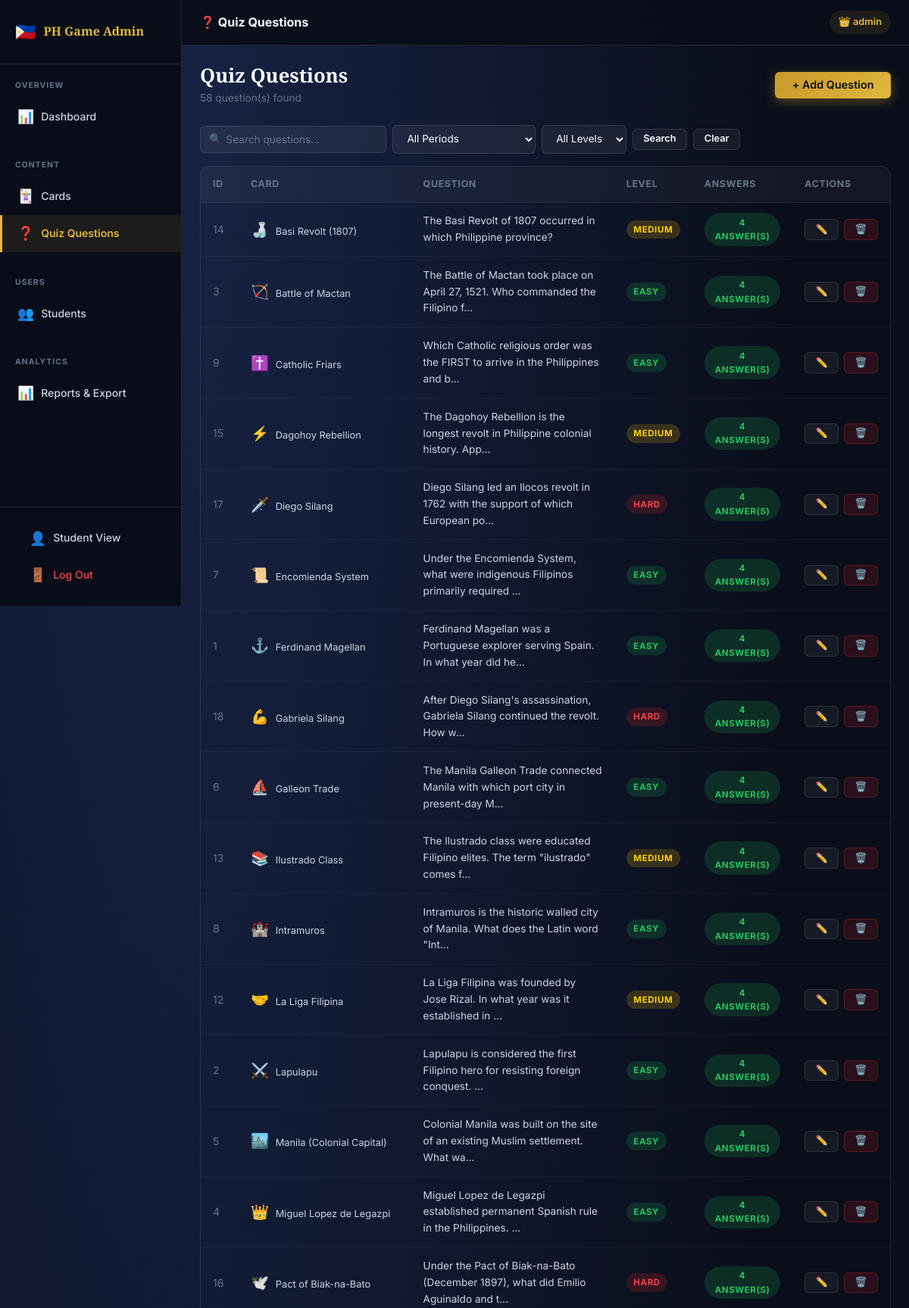
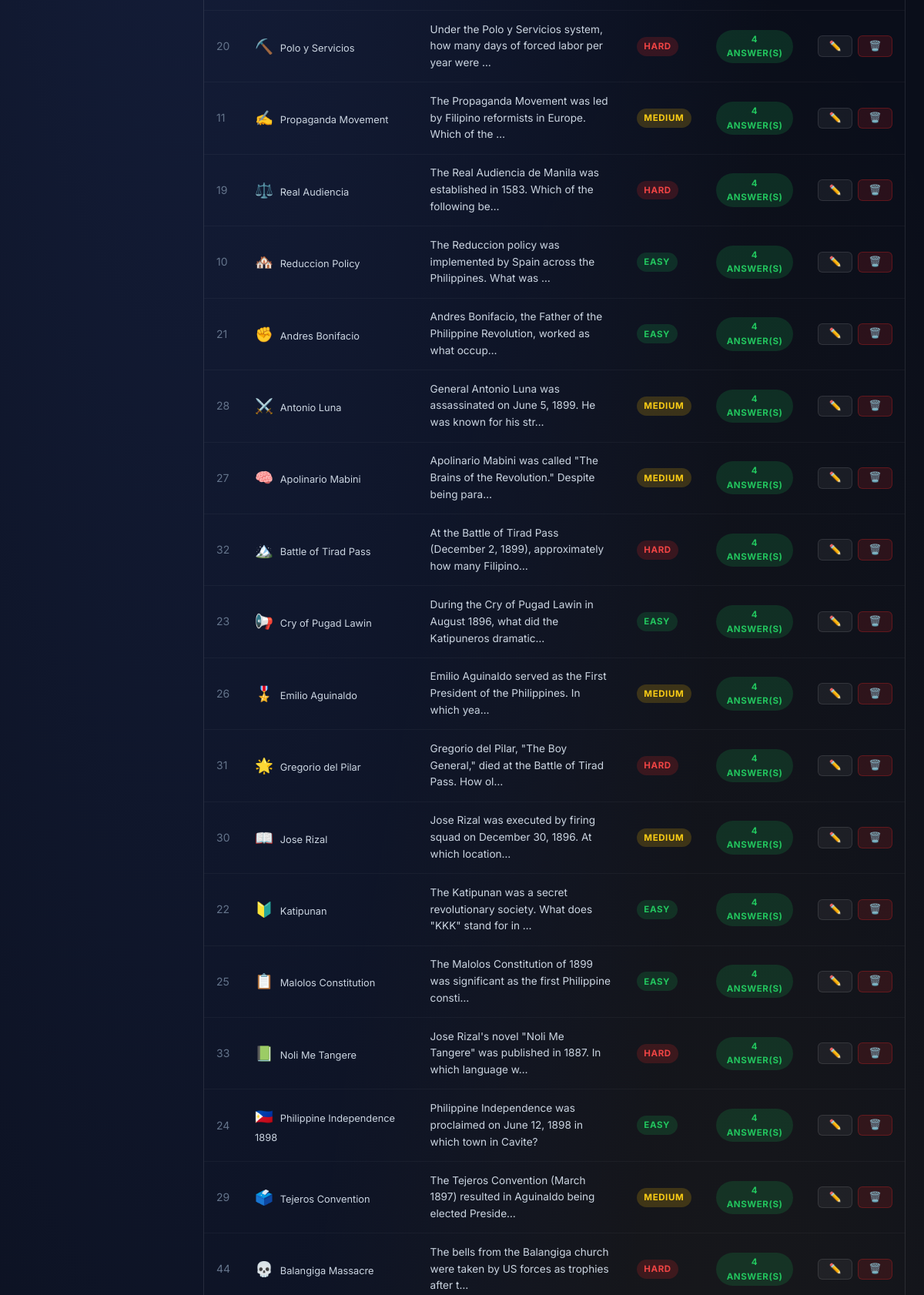
Screenshot of /admin/questions.php (signed in, upper part) with the database file from the repository (2 pictures, top to bottom).
### tables this page shows
CREATE TABLE `quiz_questions` (
  `id`            INT AUTO_INCREMENT PRIMARY KEY,
  `card_id`       INT NOT NULL,
  `question_text` TEXT NOT NULL,
  `difficulty`    ENUM('easy','medium','hard') DEFAULT 'easy',
  `period_id`     INT,
  `is_active`     TINYINT(1) DEFAULT 1,
  `created_at`    TIMESTAMP DEFAULT CURRENT_TIMESTAMP,
  FOREIGN KEY (`card_id`)   REFERENCES `cards`(`id`)   ON DELETE CASCADE,
  FOREIGN KEY (`period_id`) REFERENCES `periods`(`id`) ON DELETE SET NULL
);

CREATE TABLE `cards` (
  `id`         INT AUTO_INCREMENT PRIMARY KEY,
  `title`      VARCHAR(150) NOT NULL,
  `description` TEXT,
  `icon`       VARCHAR(50)  DEFAULT '📜',
  `period_id`  INT,
  `difficulty` ENUM('easy','medium','hard') DEFAULT 'easy',
  `is_active`  TINYINT(1) DEFAULT 1,
  `created_at` TIMESTAMP DEFAULT CURRENT_TIMESTAMP,
  `updated_at` TIMESTAMP DEFAULT CURRENT_TIMESTAMP ON UPDATE CURRENT_TIMESTAMP,
  FOREIGN KEY (`period_id`) REFERENCES `periods`(`id`) ON DELETE SET NULL
);

### includes/functions.php (called while the page is built, shortened)
<?php
function sanitize(mixed $val): string {
    return htmlspecialchars(trim((string)$val), ENT_QUOTES, 'UTF-8');
}

### includes/auth.php (called while the page is built, shortened)
<?php
function csrfToken(): string {
    return $_SESSION['csrf_token'];
}

### admin/questions.php (the view, shortened to what this page needs)
<?php
require_once '../includes/auth.php';
require_once '../includes/functions.php';
$db = getDB();
$searchQ      = sanitize($_GET['q']    ?? '');
$sql = '
    SELECT qq.*, c.title AS card_title, c.icon AS card_icon, c.difficulty AS card_diff,
           p.name AS period_name,
           (SELECT COUNT(*) FROM quiz_answers qa WHERE qa.question_id=qq.id) AS answer_count
    FROM quiz_questions qq
    JOIN cards c ON c.id = qq.card_id
    LEFT JOIN periods p ON p.id = qq.period_id
    WHERE 1=1';
$params = [];
$sql .= ' ORDER BY c.period_id, c.title, qq.id';
$stmt = $db->prepare($sql); $stmt->execute($params);
$questions = $stmt->fetchAll();
?>
<!DOCTYPE html>
<html lang="en">
<head>
  <link rel="stylesheet" href="../assets/css/main.css">
  <link rel="stylesheet" href="../assets/css/admin.css">
</head>
<body class="page-bg">
<div class="admin-layout">
<?php include '_sidebar.php'; ?>
<div class="admin-main">
  <div class="admin-topbar">
    <div style="display:flex;align-items:center;gap:.75rem;">
      <span class="topbar-title">❓ Quiz Questions</span>
    </div>
    <div class="topbar-right">
      <div class="user-pill">👑 <?= htmlspecialchars($_SESSION['username']) ?></div>
    </div>
  </div>
  <div class="admin-content">
    <div class="page-header">
      <div>
        <h1>Quiz Questions</h1>
        <p class="page-subtitle"><?= count($questions) ?> question(s) found</p>
      </div>
      <button class="btn btn-primary" onclick="openModal('q-modal')">+ Add Question</button>
    </div>
    <form method="GET" class="toolbar">
      <div class="toolbar-left" style="flex-wrap:wrap;gap:.5rem;">
        <div class="search-wrap">
          <span class="search-icon">🔍</span>
          <input type="text" name="q" class="search-input" placeholder="Search questions…" value="<?= htmlspecialchars($searchQ) ?>">
        </div>
        <select name="period_id" class="filter-select" onchange="this.form.submit()">
          <option value="">All Periods</option>
        </select>
        <select name="diff" class="filter-select" onchange="this.form.submit()">
          <option value="">All Levels</option>
        </select>
        <button type="submit" class="btn btn-secondary btn-sm">Search</button>
        <a href="questions.php" class="btn btn-secondary btn-sm">Clear</a>
      </div>
    </form>
    <div class="table-wrapper">
      <table>
        <thead>
          <tr><th>ID</th><th>Card</th><th>Question</th><th>Level</th><th>Answers</th><th>Actions</th></tr>
        </thead>
        <tbody>
          <?php foreach ($questions as $q): ?>
          <tr>
            <td class="text-muted"><?= $q['id'] ?></td>
            <td>
              <span style="font-size:1.2rem;"><?= htmlspecialchars($q['card_icon']) ?></span>
              <span style="font-size:.8rem;margin-left:.3rem;"><?= htmlspecialchars(mb_strimwidth($q['card_title'],0,30,'…')) ?></span>
            </td>
            <td style="max-width:320px;font-size:.85rem;"><?= htmlspecialchars(mb_strimwidth($q['question_text'],0,80,'…')) ?></td>
            <td><span class="badge badge-<?= $q['difficulty'] ?>"><?= ucfirst($q['difficulty']) ?></span></td>
            <td class="text-center">
              <span class="badge <?= $q['answer_count'] >= 4 ? 'badge-active' : 'badge-inactive' ?>">
                <?= $q['answer_count'] ?> answer(s)
              </span>
            </td>
            <td>
              <div class="action-group">
                <a href="questions.php?action=edit&id=<?= $q['id'] ?>" class="btn btn-secondary btn-sm">✏️</a>
                <a href="questions.php?action=delete&id=<?= $q['id'] ?>&csrf=<?= csrfToken() ?>"
                   class="btn btn-danger btn-sm"
                   onclick="return confirm('Delete this question and all its answers?')">🗑️</a>
              </div>
            </td>
          </tr>
          <?php endforeach; ?>
        </tbody>
      </table>
    </div>
  </div>
</div>
</div>
</body>
</html>

### assets/css/main.css (style rules this page uses)
:root { --navy-900: #0a0e1a; --navy-800: #0f1628; --navy-700: #141d35; --navy-600: #1a2445; --navy-500: #203060; --gold-500: #c8992a; --gold-400: #e0b840; --gold-300: #f0d060; --gold-glow: #ffd700; --red-500: #dc2626; --red-400: #ef4444; --green-500: #16a34a; --green-400: #22c55e; --blue-500: #1d4ed8; --blue-400: #3b82f6; --white: #ffffff; --gray-100: #f1f5f9; --gray-200: #e2e8f0; --gray-300: #cbd5e1; --gray-400: #94a3b8; --gray-500: #64748b; --text-primary: #f8fafc; --text-secondary: #cbd5e1; --text-muted: #64748b; --glass-bg: rgba(255, 255, 255, 0.05); --glass-border: rgba(255, 255, 255, 0.1); --glass-hover: rgba(255, 255, 255, 0.09); --shadow-sm: 0 1px 3px rgba(0,0,0,0.4); --shadow-md: 0 4px 16px rgba(0,0,0,0.5); --shadow-lg: 0 8px 32px rgba(0,0,0,0.6); --shadow-gold: 0 0 20px rgba(200,153,42,0.35); --radius-sm: 6px; --radius-md: 12px; --radius-lg: 18px; --radius-xl: 24px; --transition: 0.2s cubic-bezier(0.4, 0, 0.2, 1); --transition-slow: 0.4s cubic-bezier(0.4, 0, 0.2, 1); }
*, *::before, *::after { box-sizing: border-box; margin: 0; padding: 0; }
html { scroll-behavior: smooth; font-size: 16px; }
body { font-family: 'Inter', system-ui, sans-serif; background-color: var(--navy-900); color: var(--text-primary); min-height: 100vh; line-height: 1.6; -webkit-font-smoothing: antialiased; }
a { color: var(--gold-400); text-decoration: none; transition: color var(--transition); }
.page-bg { background: radial-gradient(ellipse at 20% 0%, rgba(32, 48, 96, 0.6) 0%, transparent 60%), radial-gradient(ellipse at 80% 100%, rgba(200,153,42,0.15) 0%, transparent 50%), var(--navy-900); min-height: 100vh; }
h1, h2, h3, h4, h5, h6 { font-family: 'Playfair Display', serif; line-height: 1.25; color: var(--text-primary); }
h1 { font-size: clamp(1.8rem, 4vw, 2.8rem); }
p { color: var(--text-secondary); }
.btn { display: inline-flex; align-items: center; justify-content: center; gap: 0.45rem; padding: 0.65rem 1.4rem; border-radius: var(--radius-sm); border: none; cursor: pointer; font-family: 'Inter', sans-serif; font-size: 0.9rem; font-weight: 600; transition: all var(--transition); text-decoration: none; white-space: nowrap; line-height: 1; }
.btn-primary { background: linear-gradient(135deg, var(--gold-500), var(--gold-400)); color: var(--navy-900); box-shadow: 0 4px 15px rgba(200,153,42,0.4); }
.btn-secondary { background: var(--glass-bg); color: var(--text-primary); border: 1px solid var(--glass-border); }
.btn-danger { background: rgba(220, 38, 38, 0.15); color: var(--red-400); border: 1px solid rgba(220,38,38,0.3); }
.btn-sm { padding: 0.4rem 0.85rem; font-size: 0.8rem; }
.table-wrapper { overflow-x: auto; border-radius: var(--radius-md); border: 1px solid var(--glass-border); }
table { width: 100%; border-collapse: collapse; font-size: 0.875rem; }
thead { background: rgba(255,255,255,0.04); border-bottom: 1px solid var(--glass-border); }
thead th { padding: 0.85rem 1rem; text-align: left; font-weight: 700; font-size: 0.78rem; text-transform: uppercase; letter-spacing: 0.05em; color: var(--text-muted); white-space: nowrap; }
tbody tr { border-bottom: 1px solid rgba(255,255,255,0.04); transition: background var(--transition); }
tbody td { padding: 0.85rem 1rem; color: var(--text-secondary); vertical-align: middle; }
.badge { display: inline-block; padding: 0.2rem 0.6rem; border-radius: 99px; font-size: 0.72rem; font-weight: 700; text-transform: uppercase; letter-spacing: 0.05em; }
.badge-easy { background: rgba(22,163,74,0.2); color: var(--green-400); }
.badge-medium { background: rgba(234,179,8,0.2); color: #facc15; }
.badge-hard { background: rgba(220,38,38,0.2); color: var(--red-400); }
.badge-active { background: rgba(22,163,74,0.2); color: var(--green-400); }
.text-muted { color: var(--text-muted); }
.text-center { text-align: center; }

### rows the page displays
quiz_questions: id "14", card.icon "🍶", card.title "Basi Revolt (1807)", question_text "The Basi Revolt of 1807 occurred in which Philippine province?", difficulty "MEDIUM", answer_count "4"
quiz_questions: id "3", card.icon "🏹", card.title "Battle of Mactan", question_text "The Battle of Mactan took place on April 27, 1521. Who commanded the Filipino f…", difficulty "EASY", answer_count "4"
quiz_questions: id "9", card.icon "✝️", card.title "Catholic Friars", question_text "Which Catholic religious order was the FIRST to arrive in the Philippines and b…", difficulty "EASY", answer_count "4"
quiz_questions: id "15", card.icon "⚡", card.title "Dagohoy Rebellion", question_text "The Dagohoy Rebellion is the longest revolt in Philippine colonial history. App…", difficulty "MEDIUM", answer_count "4"
quiz_questions: id "17", card.icon "🗡️", card.title "Diego Silang", question_text "Diego Silang led an Ilocos revolt in 1762 with the support of which European po…", difficulty "HARD", answer_count "4"
quiz_questions: id "7", card.icon "📜", card.title "Encomienda System", question_text "Under the Encomienda System, what were indigenous Filipinos primarily required …", difficulty "EASY", answer_count "4"
quiz_questions: id "1", card.icon "⚓", card.title "Ferdinand Magellan", question_text "Ferdinand Magellan was a Portuguese explorer serving Spain. In what year did he…", difficulty "EASY", answer_count "4"
quiz_questions: id "18", card.icon "💪", card.title "Gabriela Silang", question_text "After Diego Silang's assassination, Gabriela Silang continued the revolt. How w…", difficulty "HARD", answer_count "4"
quiz_questions: id "6", card.icon "⛵", card.title "Galleon Trade", question_text "The Manila Galleon Trade connected Manila with which port city in present-day M…", difficulty "EASY", answer_count "4"
quiz_questions: id "13", card.icon "📚", card.title "Ilustrado Class", question_text "The Ilustrado class were educated Filipino elites. The term \"ilustrado\" comes f…", difficulty "MEDIUM", answer_count "4"
quiz_questions: id "8", card.icon "🏰", card.title "Intramuros", question_text "Intramuros is the historic walled city of Manila. What does the Latin word \"Int…", difficulty "EASY", answer_count "4"
quiz_questions: id "12", card.icon "🤝", card.title "La Liga Filipina", question_text "La Liga Filipina was founded by Jose Rizal. In what year was it established in …", difficulty "MEDIUM", answer_count "4"
quiz_questions: id "2", card.icon "⚔️", card.title "Lapulapu", question_text "Lapulapu is considered the first Filipino hero for resisting foreign conquest. …", difficulty "EASY", answer_count "4"
quiz_questions: id "5", card.icon "🏙️", card.title "Manila (Colonial Capital)", question_text "Colonial Manila was built on the site of an existing Muslim settlement. What wa…", difficulty "EASY", answer_count "4"
quiz_questions: id "4", card.icon "👑", card.title "Miguel Lopez de Legazpi", question_text "Miguel Lopez de Legazpi established permanent Spanish rule in the Philippines. …", difficulty "EASY", answer_count "4"
quiz_questions: id "16", card.icon "🕊️", card.title "Pact of Biak-na-Bato", question_text "Under the Pact of Biak-na-Bato (December 1897), what did Emilio Aguinaldo and t…", difficulty "HARD", answer_count "4"
quiz_questions: id "20", card.icon "⛏️", card.title "Polo y Servicios", question_text "Under the Polo y Servicios system, how many days of forced labor per year were …", difficulty "HARD", answer_count "4"
quiz_questions: id "11", card.icon "✍️", card.title "Propaganda Movement", question_text "The Propaganda Movement was led by Filipino reformists in Europe. Which of the …", difficulty "MEDIUM", answer_count "4"
quiz_questions: id "19", card.icon "⚖️", card.title "Real Audiencia", question_text "The Real Audiencia de Manila was established in 1583. Which of the following be…", difficulty "HARD", answer_count "4"
quiz_questions: id "10", card.icon "🏘️", card.title "Reduccion Policy", question_text "The Reduccion policy was implemented by Spain across the Philippines. What was …", difficulty "EASY", answer_count "4"
quiz_questions: id "21", card.icon "✊", card.title "Andres Bonifacio", question_text "Andres Bonifacio, the Father of the Philippine Revolution, worked as what occup…", difficulty "EASY", answer_count "4"
quiz_questions: id "28", card.icon "⚔️", card.title "Antonio Luna", question_text "General Antonio Luna was assassinated on June 5, 1899. He was known for his str…", difficulty "MEDIUM", answer_count "4"
quiz_questions: id "27", card.icon "🧠", card.title "Apolinario Mabini", question_text "Apolinario Mabini was called \"The Brains of the Revolution.\" Despite being para…", difficulty "MEDIUM", answer_count "4"
quiz_questions: id "32", card.icon "🏔️", card.title "Battle of Tirad Pass", question_text "At the Battle of Tirad Pass (December 2, 1899), approximately how many Filipino…", difficulty "HARD", answer_count "4"
quiz_questions: id "23", card.icon "📢", card.title "Cry of Pugad Lawin", question_text "During the Cry of Pugad Lawin in August 1896, what did the Katipuneros dramatic…", difficulty "EASY", answer_count "4"
quiz_questions: id "26", card.icon "🎖️", card.title "Emilio Aguinaldo", question_text "Emilio Aguinaldo served as the First President of the Philippines. In which yea…", difficulty "MEDIUM", answer_count "4"
quiz_questions: id "31", card.icon "🌟", card.title "Gregorio del Pilar", question_text "Gregorio del Pilar, \"The Boy General,\" died at the Battle of Tirad Pass. How ol…", difficulty "HARD", answer_count "4"
quiz_questions: id "30", card.icon "📖", card.title "Jose Rizal", question_text "Jose Rizal was executed by firing squad on December 30, 1896. At which location…", difficulty "MEDIUM", answer_count "4"
quiz_questions: id "22", card.icon "🔰", card.title "Katipunan", question_text "The Katipunan was a secret revolutionary society. What does \"KKK\" stand for in …", difficulty "EASY", answer_count "4"
quiz_questions: id "25", card.icon "📋", card.title "Malolos Constitution", question_text "The Malolos Constitution of 1899 was significant as the first Philippine consti…", difficulty "EASY", answer_count "4"
quiz_questions: id "33", card.icon "📗", card.title "Noli Me Tangere", question_text "Jose Rizal's novel \"Noli Me Tangere\" was published in 1887. In which language w…", difficulty "HARD", answer_count "4"
quiz_questions: id "24", card.icon "🇵🇭", card.title "Philippine Independence 1898", question_text "Philippine Independence was proclaimed on June 12, 1898 in which town in Cavite?", difficulty "EASY", answer_count "4"
quiz_questions: id "29", card.icon "🗳️", card.title "Tejeros Convention", question_text "The Tejeros Convention (March 1897) resulted in Aguinaldo being elected Preside…", difficulty "MEDIUM", answer_count "4"
quiz_questions: id "44", card.icon "💀", card.title "Balangiga Massacre", question_text "The bells from the Balangiga church were taken by US forces as trophies after t…", difficulty "HARD", answer_count "4"

### other values shown
$icon "📊 🃏 ❓ 👥 📊"
$label "Dashboard Cards Quiz Questions Students Reports & Export"
$_SESSION['username'] "admin"
count($questions) "58"
